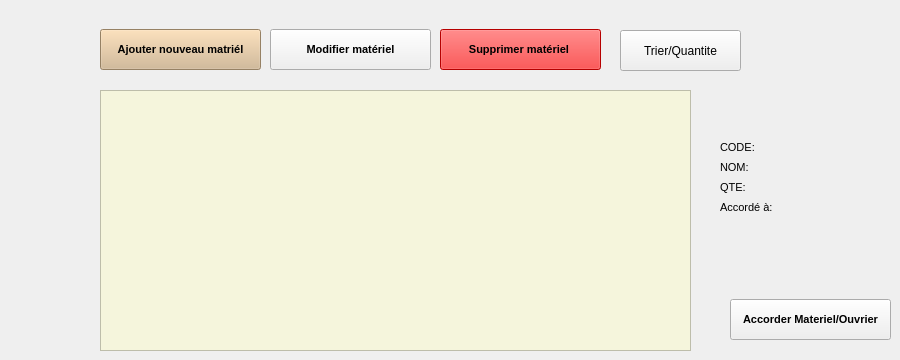
      <widget class="QWidget" name="page_57">
       <widget class="QPushButton" name="ajouterMateriel">
        <property name="geometry">
         <rect>
          <x>100</x>
          <y>29</y>
          <width>161</width>
          <height>41</height>
         </rect>
        </property>
        <property name="font">
         <font>
          <pointsize>8</pointsize>
          <weight>75</weight>
          <bold>true</bold>
          <underline>false</underline>
         </font>
        </property>
        <property name="styleSheet">
         <string notr="true">background-color:tan;</string>
        </property>
        <property name="text">
         <string>Ajouter nouveau matriél</string>
        </property>
       </widget>
       <widget class="QLabel" name="label_208">
        <property name="geometry">
         <rect>
          <x>720</x>
          <y>179</y>
          <width>81</width>
          <height>16</height>
         </rect>
        </property>
        <property name="font">
         <font>
          <pointsize>8</pointsize>
         </font>
        </property>
        <property name="text">
         <string>QTE:</string>
        </property>
       </widget>
       <widget class="QLabel" name="a">
        <property name="geometry">
         <rect>
          <x>800</x>
          <y>199</y>
          <width>91</width>
          <height>16</height>
         </rect>
        </property>
        <property name="font">
         <font>
          <pointsize>8</pointsize>
          <weight>75</weight>
          <bold>true</bold>
          <underline>false</underline>
         </font>
        </property>
        <property name="text">
         <string/>
        </property>
       </widget>
       <widget class="QLabel" name="nommat">
        <property name="geometry">
         <rect>
          <x>800</x>
          <y>159</y>
          <width>91</width>
          <height>16</height>
         </rect>
        </property>
        <property name="font">
         <font>
          <pointsize>8</pointsize>
          <weight>75</weight>
          <bold>true</bold>
          <underline>false</underline>
         </font>
        </property>
        <property name="text">
         <string/>
        </property>
       </widget>
       <widget class="QLabel" name="label_209">
        <property name="geometry">
         <rect>
          <x>720</x>
          <y>139</y>
          <width>81</width>
          <height>16</height>
         </rect>
        </property>
        <property name="font">
         <font>
          <pointsize>8</pointsize>
         </font>
        </property>
        <property name="text">
         <string>CODE:</string>
        </property>
       </widget>
       <widget class="QPushButton" name="modifierMateriel">
        <property name="geometry">
         <rect>
          <x>270</x>
          <y>29</y>
          <width>161</width>
          <height>41</height>
         </rect>
        </property>
        <property name="font">
         <font>
          <pointsize>8</pointsize>
          <weight>75</weight>
          <bold>true</bold>
          <underline>false</underline>
         </font>
        </property>
        <property name="styleSheet">
         <string notr="true">backgroun-color:tan;</string>
        </property>
        <property name="text">
         <string>Modifier matériel</string>
        </property>
       </widget>
       <widget class="QPushButton" name="supprimerMateriel">
        <property name="geometry">
         <rect>
          <x>440</x>
          <y>29</y>
          <width>161</width>
          <height>41</height>
         </rect>
        </property>
        <property name="font">
         <font>
          <pointsize>8</pointsize>
          <weight>75</weight>
          <bold>true</bold>
          <underline>false</underline>
         </font>
        </property>
        <property name="styleSheet">
         <string notr="true">background-color:red;</string>
        </property>
        <property name="text">
         <string>Supprimer matériel </string>
        </property>
       </widget>
       <widget class="QLabel" name="label_210">
        <property name="geometry">
         <rect>
          <x>720</x>
          <y>159</y>
          <width>81</width>
          <height>16</height>
         </rect>
        </property>
        <property name="font">
         <font>
          <pointsize>8</pointsize>
         </font>
        </property>
        <property name="text">
         <string>NOM:</string>
        </property>
       </widget>
       <widget class="QTableView" name="tableMateriaux">
        <property name="geometry">
         <rect>
          <x>100</x>
          <y>90</y>
          <width>591</width>
          <height>261</height>
         </rect>
        </property>
        <property name="styleSheet">
         <string notr="true">background-color:beige;</string>
        </property>
       </widget>
       <widget class="QLabel" name="codemat">
        <property name="geometry">
         <rect>
          <x>800</x>
          <y>139</y>
          <width>91</width>
          <height>16</height>
         </rect>
        </property>
        <property name="font">
         <font>
          <pointsize>8</pointsize>
          <weight>75</weight>
          <bold>true</bold>
          <underline>false</underline>
         </font>
        </property>
        <property name="text">
         <string/>
        </property>
       </widget>
       <widget class="QLabel" name="qtemat">
        <property name="geometry">
         <rect>
          <x>800</x>
          <y>179</y>
          <width>91</width>
          <height>16</height>
         </rect>
        </property>
        <property name="font">
         <font>
          <pointsize>8</pointsize>
          <weight>75</weight>
          <bold>true</bold>
          <underline>false</underline>
         </font>
        </property>
        <property name="text">
         <string/>
        </property>
       </widget>
       <widget class="QPushButton" name="ajouterMateriel_2">
        <property name="geometry">
         <rect>
          <x>730</x>
          <y>299</y>
          <width>161</width>
          <height>41</height>
         </rect>
        </property>
        <property name="font">
         <font>
          <pointsize>8</pointsize>
          <weight>75</weight>
          <bold>true</bold>
          <underline>false</underline>
         </font>
        </property>
        <property name="styleSheet">
         <string notr="true">backgroun-color:tan;</string>
        </property>
        <property name="text">
         <string>Accorder Materiel/Ouvrier</string>
        </property>
       </widget>
       <widget class="QLabel" name="label_211">
        <property name="geometry">
         <rect>
          <x>720</x>
          <y>199</y>
          <width>81</width>
          <height>16</height>
         </rect>
        </property>
        <property name="font">
         <font>
          <pointsize>8</pointsize>
         </font>
        </property>
        <property name="text">
         <string>Accordé à:</string>
        </property>
       </widget>
       <widget class="QPushButton" name="trierQte">
        <property name="geometry">
         <rect>
          <x>620</x>
          <y>30</y>
          <width>121</width>
          <height>41</height>
         </rect>
        </property>
        <property name="styleSheet">
         <string notr="true">backgroun-color:tan;</string>
        </property>
        <property name="text">
         <string>Trier/Quantite</string>
        </property>
       </widget>
      </widget>
